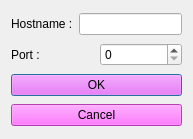
<?xml version="1.0" encoding="UTF-8"?>
<ui version="4.0">
 <class>WeMessegerConnectionDialog</class>
 <widget class="QDialog" name="WeMessegerConnectionDialog">
  <property name="geometry">
   <rect>
    <x>0</x>
    <y>0</y>
    <width>193</width>
    <height>139</height>
   </rect>
  </property>
  <property name="windowTitle">
   <string>Dialog</string>
  </property>
  <layout class="QVBoxLayout" name="verticalLayout">
   <item>
    <layout class="QHBoxLayout" name="horizontalLayout">
     <item>
      <widget class="QLabel" name="label">
       <property name="styleSheet">
        <string notr="true">font: 75 9pt &quot;Century Gothic&quot;;</string>
       </property>
       <property name="text">
        <string>Hostname :</string>
       </property>
      </widget>
     </item>
     <item>
      <widget class="QLineEdit" name="hostname"/>
     </item>
    </layout>
   </item>
   <item>
    <layout class="QHBoxLayout" name="horizontalLayout_2">
     <item>
      <widget class="QLabel" name="label_2">
       <property name="styleSheet">
        <string notr="true">font: 75 9pt &quot;Century Gothic&quot;;</string>
       </property>
       <property name="text">
        <string>Port :</string>
       </property>
      </widget>
     </item>
     <item>
      <widget class="QSpinBox" name="port">
       <property name="maximum">
        <number>9999</number>
       </property>
      </widget>
     </item>
    </layout>
   </item>
   <item>
    <widget class="QPushButton" name="okButton">
     <property name="styleSheet">
      <string notr="true">background-color: rgb(255, 85, 255);
font: 75 9pt &quot;Century Gothic&quot;;</string>
     </property>
     <property name="text">
      <string>OK</string>
     </property>
    </widget>
   </item>
   <item>
    <widget class="QPushButton" name="cancelButton">
     <property name="styleSheet">
      <string notr="true">background-color: rgb(255, 85, 255);
font: 75 9pt &quot;Century Gothic&quot;;</string>
     </property>
     <property name="text">
      <string>Cancel</string>
     </property>
    </widget>
   </item>
  </layout>
 </widget>
 <resources/>
 <connections/>
</ui>
